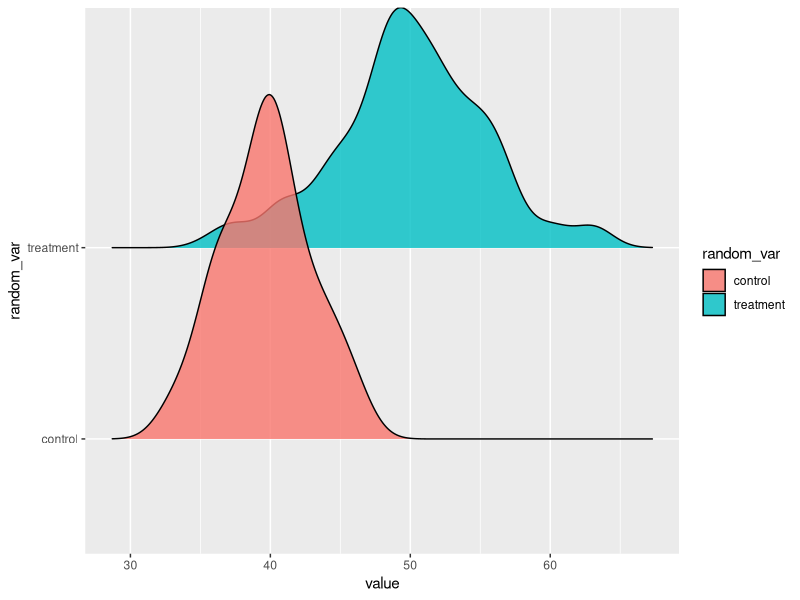
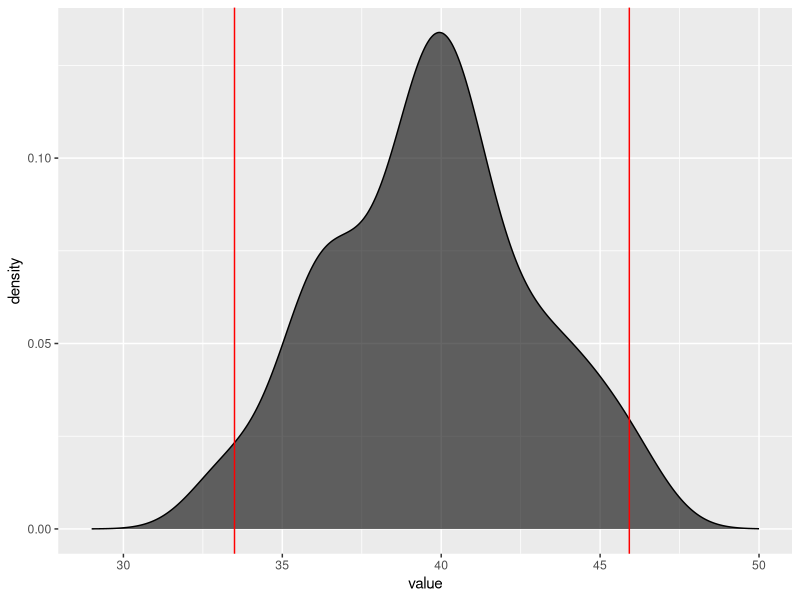

Recreate these plots in R, in order.
## ---- chunk 1
require(tidyverse)
require(ggridges)

set.seed(29)

# Two normal random variables with mean 40 and 50 respectively.
control <- rnorm(n = 120, 40, sd = 3)
treatment <- rnorm(n = 120, 50, sd = 5)
db <- tibble(control, treatment) %>%
    gather(key = "random_var", value = "value")

# Graph
db %>%
ggplot(aes(value, random_var, fill=random_var))+
    geom_density_ridges(alpha=.8)
## ---- chunk 2
x <- db$value[db$random_var=="control"]
## ---- chunk 3
minF <- function(x){
    low <- -1.96*sd(x)/sqrt(length(x))+mean(x)
    up <- 1.96*sd(x)/sqrt(length(x))+mean(x)
    return(c(low, up))
}

min2F <- function(mean, sd, n){
    low <- -1.96*sd/sqrt(n)+mean
    up <- 1.96*sd/sqrt(n)+mean
    return(c(low, up))
}
## ---- chunk 4
db %>%
    filter(random_var=="control") %>%
    ggplot(aes(value))+
    geom_density(fill="black", alpha=.6)+
    scale_x_continuous(limits = c(29,50))+
    geom_vline(xintercept = c(33.4953796, 45.9189023), colour="red")
## ---- chunk 5
zF=function(x){
    z=(x-mean(x))/(sd(x)^2/sqrt(length(x)))
    return(z)
}
## ---- chunk 6
test <- rnorm(n = 120, 39, sd = 3) %>%
tibble(v1=., v2=db$value[db$random_var=="control"]) %>%
    gather()
t.test(test$value~test$key)
## ---- chunk 7
db %>%
    group_by(random_var) %>%
    summarise(mean(value), sd(value), n())
## ---- chunk 8

t.test(db$value~db$random_var, alternative="two.sided", var.equal=F)
